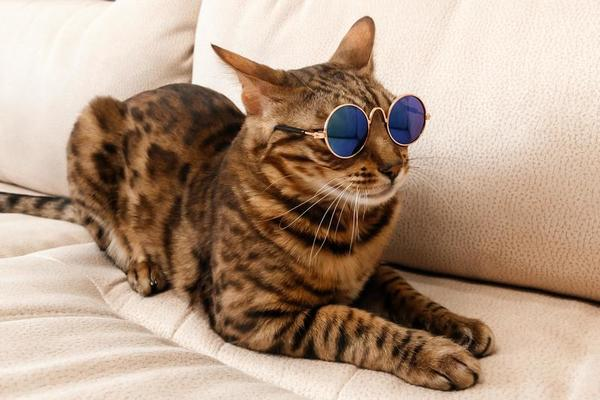
#> input picture Images/cat_1.jpg, 600 x 400 px
$ python transformations.py
#> lines starting #> are read from the running program, lines starting #| are printed output that depends on the picture
import cv2 as cv
import numpy as np

img = cv.imread('Images/cat_1.jpg')
#> img is the input picture: shape (400, 600, 3); mean B, G, R 133.2, 153.2, 178.5
#cv.imshow('Cat', img)

def translate(img, x, y):
#> called with x = 100, y = 100
    transMat = np.float32([[1, 0, x], [0, 1, y]])
    dimensions = (img.shape[1], img.shape[0])
#> dimensions = (600, 400)

    return cv.warpAffine(img, transMat, dimensions)
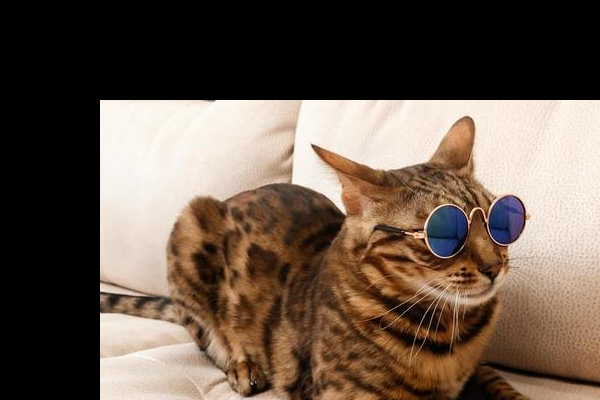
#> returned value: shape (400, 600, 3); mean of channels 0, 1, 2 76.2, 88.6, 104.6; drawn as B, G, R

# -x --> left
# -y --> Up
# x --> Right
# y --> Down

translated = translate(img, 100, 100)
#cv.imshow('Translated', translated)

# Rotation
def rotate(img, angle, rotPoint=None):
#> called with angle = -45
    (height, width) = img.shape[:2]
#> height = 400; width = 600

    if rotPoint is None:
        rotPoint = (width // 2, height // 2) # center point
#> rotPoint = (300, 200)

    rotMat = cv.getRotationMatrix2D(rotPoint, angle, 1.0)
    dimensions = (width, height)
#> dimensions = (600, 400)

    return cv.warpAffine(img, rotMat, dimensions)
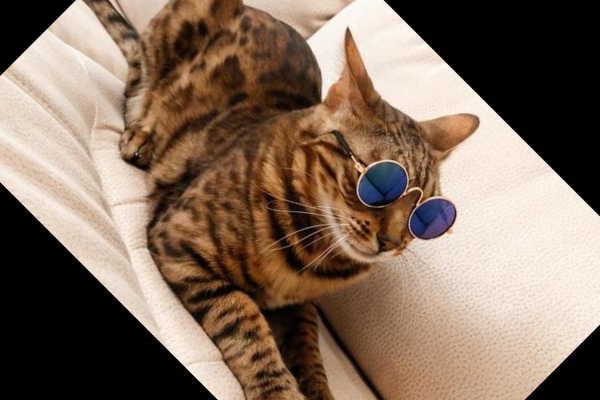
#> returned value: shape (400, 600, 3); mean of channels 0, 1, 2 94, 110.1, 130.8; drawn as B, G, R

rotated = rotate(img, -45)
#cv.imshow('Rotation', rotated)

# Resizing
resized = cv.resize(img, (500, 500), interpolation=cv.INTER_CUBIC)
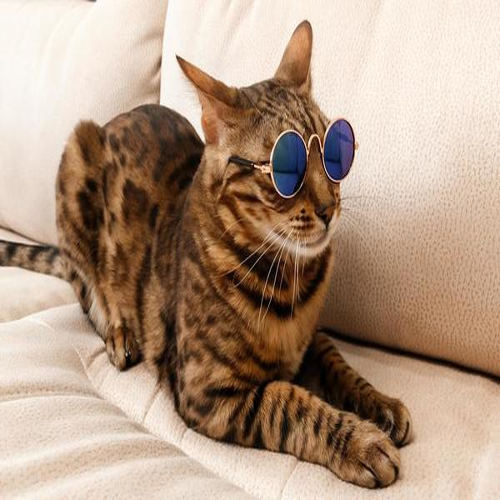
#> resized: shape (500, 500, 3); mean B, G, R 133.2, 153.2, 178.5
#cv.imshow('Resized', resized)

# Flipping
flip = cv.flip(img, 1)
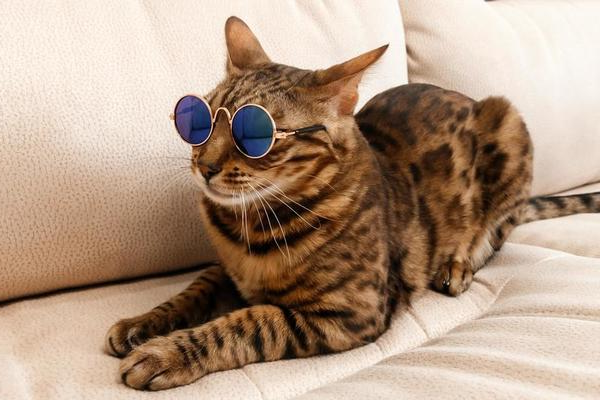
#> flip: shape (400, 600, 3); mean B, G, R 133.2, 153.2, 178.5
# 0 --> flips image vertically
# 1 --> flips image horizontally
# -1 --> flips image both
#cv.imshow('Flip', flip)

# Cropping
cropped = img[200:400, 300:400]
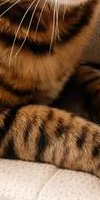
#> cropped: shape (200, 100, 3); mean B, G, R 59.3, 83.6, 114.6
cv.imshow('Cropped', cropped)

cv.waitKey(0)

$ run again, with Images/Cat_2.jpg copied over Images/cat_1.jpg
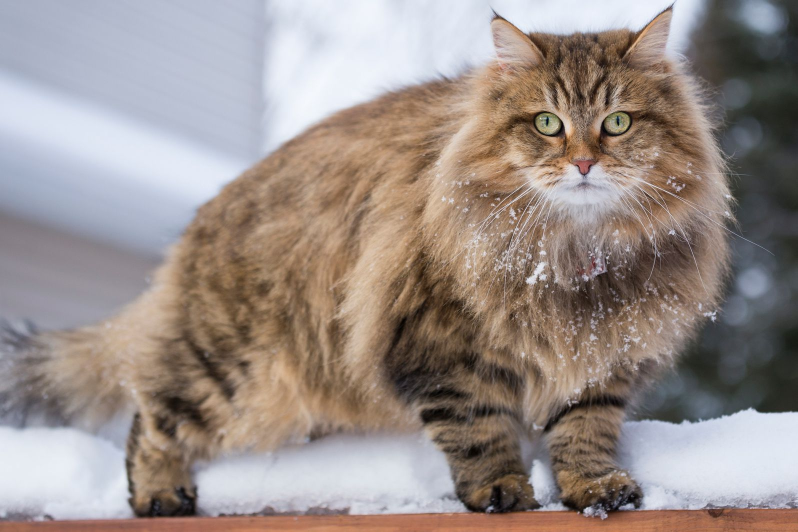
#> input picture Images/Cat_2.jpg, 1595 x 1063 px (shown at 1/2 size)
#> img is the input picture: shape (1063, 1595, 3); mean B, G, R 137.2, 142, 153.7
#> `flip = cv.flip(img, 1)`:
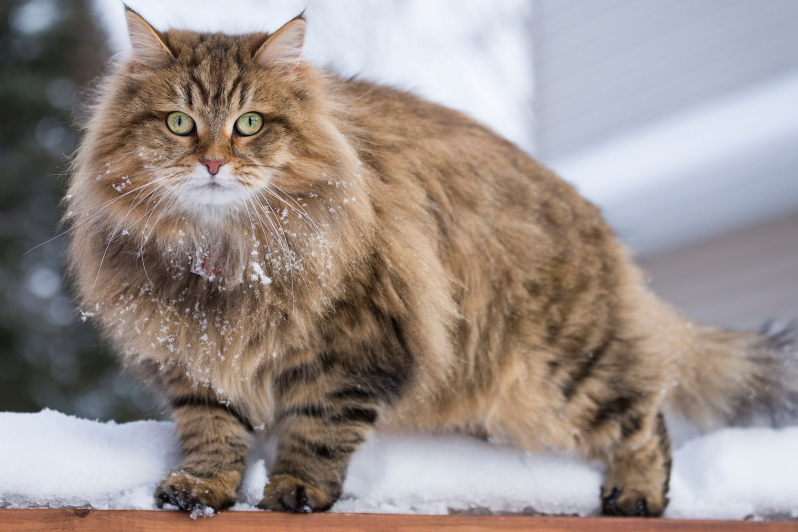
#> flip: shape (1063, 1595, 3) (shown at 1/2 size); mean B, G, R 137.2, 142, 153.7
#> `cropped = img[200:400, 300:400]`:
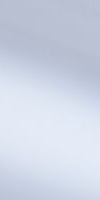
#> cropped: shape (200, 100, 3); mean B, G, R 228.6, 212.9, 205.7

$ run again, with Images/Cat_3.jpg copied over Images/cat_1.jpg
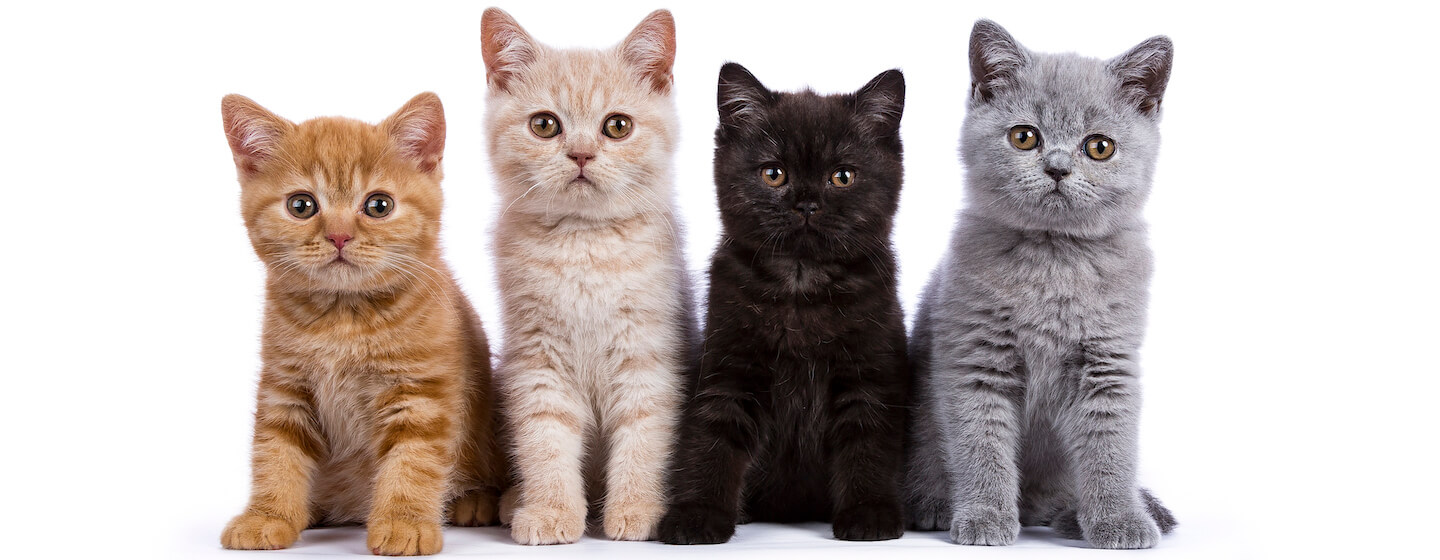
#> input picture Images/Cat_3.jpg, 1440 x 560 px
#> img is the input picture: shape (560, 1440, 3); mean B, G, R 178.9, 182.2, 192.5
#> `flip = cv.flip(img, 1)`:
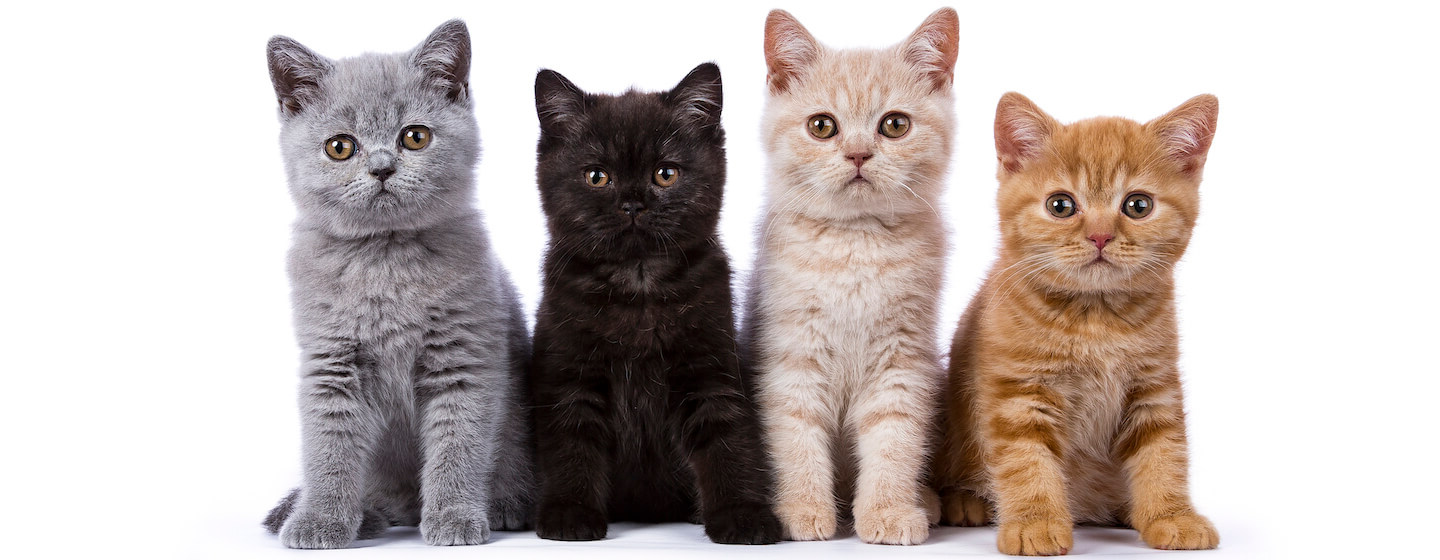
#> flip: shape (560, 1440, 3); mean B, G, R 178.9, 182.2, 192.5
#> `cropped = img[200:400, 300:400]`:
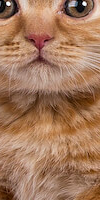
#> cropped: shape (200, 100, 3); mean B, G, R 93.4, 121.3, 163.7
